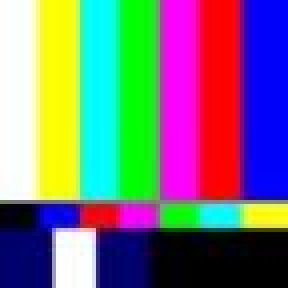
#> input picture images/color_test_pattern.jpg, 72 x 72 px, found by its file name (shown 4 times larger)
$ python polar_simulation.py
#> lines starting #> are read from the running program, lines starting #| are printed output that depends on the picture
import numpy as np
import cv2
import math
import matplotlib.pyplot as plt
PI = np.pi

def read_image(img_file: str) -> list:
    """
    read image file and return a matrix of img data
    @param file name of the image
    @return a 3D list of the image list[row][col][R, G, B]
    """
#> called with img_file = 'images/color_test_pattern.jpg'
    img = cv2.imread(img_file)
#> img is the input picture: shape (72, 72, 3); mean B, G, R 126.6, 117.4, 119.3
    return img

def cartesian_to_polar(x, y) -> tuple:
    r = math.sqrt((x**2) + (y**2))  # find distance from center to
    if x != 0:
        theta = np.arctan((abs(y)/abs(x)))       # find theta (note that this theta can not tell which quadrant it is in)
    else:
        theta = PI/2               # special case for x = 0 (solve can not divide by 0 error)
    if x <= 0 and y > 0:
        theta += PI/2              # add 90 degree if point is at quadrant 2
    elif x < 0 and y <= 0:
        theta += PI                # add 180 if at quadrant 3
    elif x >= 0 and y < 0:
        theta += 3*PI/2            # add 270 if at quadrant 4

    return r, math.degrees(theta)

def round_theta(theta):
    """and theta to nearest int"""
    # round theta
    return round(theta)

def round_point_five(r) -> int:
    # round to the nearest 0.5
    return round (r)

def generate_polar_dictionary (cartesianImg) -> dict:
    """
    convert cartesian cordinate to polar cordinate img
    """
    polar_img = dict()
    max_x, max_y = len(cartesianImg[0])-1, len(cartesianImg)-1
#> max_x = 71; max_y = 71
    center_x, center_y = max_x//2, max_y//2
#> center_x = 35; center_y = 35

    for y in range(max_y):
        for x in range(max_x):
            x_adjusted = x - center_x
            y_adjusted = center_y - y

            # crop image(only circle)
            if (x_adjusted**2 + y_adjusted**2 <= max_x**2/4):
                r, deg = cartesian_to_polar(x_adjusted, y_adjusted)
                # make r round to nearest 0.5, and theta to the nearest int
                r, deg = round_point_five(r), round_theta(deg)
                if (r < 72 and ((r, deg) not in polar_img)):
                    # get pixel color data
                    if (x <= center_x and y < center_y) or (x >= center_x and y >= center_y):
                        pixel = cartesianImg[x][y]
                    else:
                        pixel = cartesianImg[y][x]
                    color = (pixel[2]/255, pixel[1]/255, pixel[0]/255)

                    # add to the dictionary
                    polar_img[(r, deg)] = color

    return polar_img

def plot_image(img: list) -> None:
    """
    plot the image using the inputed image list
    @param img the list of data to be transformed to polar dictionary
    """
    # initialize plot
    plt.axes(projection='polar')
    point_size = 20

    polar_img = generate_polar_dictionary(img)
    for deg in range (0, 361, 2):
        for r in range (0, 36):
            if ((r, deg) in polar_img):
                colors = polar_img[(r, deg)]
                plt.scatter(math.radians(deg), r, color=colors, s=point_size, cmap='hsv', alpha=0.75)
    # show the plot
    plt.show()
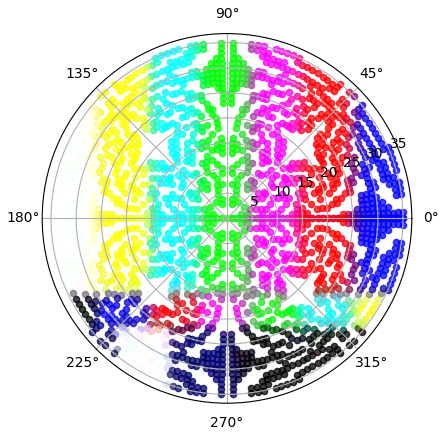
#> figure drawn by matplotlib, 1 panel

def main():
    # while True:
        # print(round_point_five(float(input("enter num: "))))
    img_file = 'images/color_test_pattern.jpg'
    img = read_image(img_file)
    plot_image(img)

if __name__ == '__main__':
    main()
